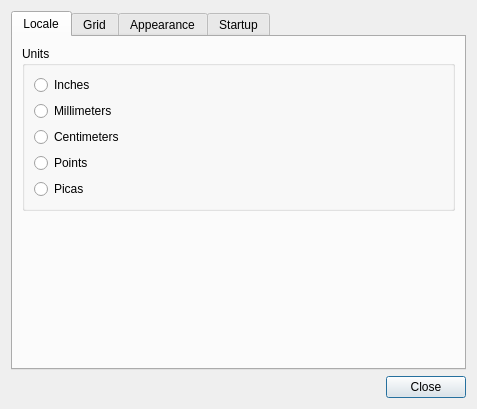
<?xml version="1.0" encoding="UTF-8"?>
<ui version="4.0">
 <class>PreferencesDialog</class>
 <widget class="QDialog" name="PreferencesDialog">
  <property name="geometry">
   <rect>
    <x>0</x>
    <y>0</y>
    <width>477</width>
    <height>409</height>
   </rect>
  </property>
  <property name="windowTitle">
   <string>gLabels - Preferences</string>
  </property>
  <layout class="QGridLayout" name="gridLayout">
   <item row="1" column="0">
    <widget class="QDialogButtonBox" name="buttonBox">
     <property name="orientation">
      <enum>Qt::Horizontal</enum>
     </property>
     <property name="standardButtons">
      <set>QDialogButtonBox::Close</set>
     </property>
    </widget>
   </item>
   <item row="0" column="0">
    <widget class="QTabWidget" name="tabWidget">
     <property name="currentIndex">
      <number>0</number>
     </property>
     <widget class="QWidget" name="tab">
      <attribute name="title">
       <string>Locale</string>
      </attribute>
      <layout class="QGridLayout" name="gridLayout_4">
       <item row="0" column="0">
        <widget class="QGroupBox" name="groupBox">
         <property name="title">
          <string>Units</string>
         </property>
         <layout class="QGridLayout" name="gridLayout_2">
          <item row="4" column="0">
           <widget class="QRadioButton" name="unitsPointsRadio">
            <property name="text">
             <string>Points</string>
            </property>
           </widget>
          </item>
          <item row="3" column="0">
           <widget class="QRadioButton" name="unitsCentimetersRadio">
            <property name="text">
             <string>Centimeters</string>
            </property>
           </widget>
          </item>
          <item row="2" column="0">
           <widget class="QRadioButton" name="unitsMillimetersRadio">
            <property name="text">
             <string>Millimeters</string>
            </property>
           </widget>
          </item>
          <item row="1" column="0">
           <widget class="QRadioButton" name="unitsInchesRadio">
            <property name="text">
             <string>Inches</string>
            </property>
           </widget>
          </item>
          <item row="5" column="0">
           <widget class="QRadioButton" name="unitsPicasRadio">
            <property name="text">
             <string>Picas</string>
            </property>
           </widget>
          </item>
         </layout>
        </widget>
       </item>
       <item row="1" column="0">
        <spacer name="verticalSpacer">
         <property name="orientation">
          <enum>Qt::Vertical</enum>
         </property>
         <property name="sizeHint" stdset="0">
          <size>
           <width>20</width>
           <height>0</height>
          </size>
         </property>
        </spacer>
       </item>
      </layout>
     </widget>
     <widget class="QWidget" name="tab_2">
      <attribute name="title">
       <string>Grid</string>
      </attribute>
      <layout class="QGridLayout" name="gridLayout_3">
       <item row="0" column="0">
        <layout class="QVBoxLayout" name="verticalLayout_2">
         <item>
          <widget class="QGroupBox" name="groupBox_2">
           <property name="title">
            <string>Origin</string>
           </property>
           <layout class="QVBoxLayout" name="verticalLayout">
            <item>
             <widget class="QRadioButton" name="gridOriginTlRadio">
              <property name="text">
               <string>Top left corner</string>
              </property>
             </widget>
            </item>
            <item>
             <widget class="QRadioButton" name="gridOriginCenterRadio">
              <property name="text">
               <string>Center</string>
              </property>
             </widget>
            </item>
           </layout>
          </widget>
         </item>
         <item>
          <layout class="QHBoxLayout" name="horizontalLayout">
           <item>
            <widget class="QLabel" name="label_3">
             <property name="text">
              <string>Spacing</string>
             </property>
            </widget>
           </item>
           <item>
            <widget class="QDoubleSpinBox" name="gridSpacingSpin"/>
           </item>
           <item>
            <widget class="QPushButton" name="gridSpacingResetButton">
             <property name="focusPolicy">
              <enum>Qt::NoFocus</enum>
             </property>
             <property name="text">
              <string>Reset</string>
             </property>
            </widget>
           </item>
           <item>
            <spacer name="horizontalSpacer">
             <property name="orientation">
              <enum>Qt::Horizontal</enum>
             </property>
             <property name="sizeHint" stdset="0">
              <size>
               <width>40</width>
               <height>20</height>
              </size>
             </property>
            </spacer>
           </item>
          </layout>
         </item>
         <item>
          <spacer name="verticalSpacer_2">
           <property name="orientation">
            <enum>Qt::Vertical</enum>
           </property>
           <property name="sizeHint" stdset="0">
            <size>
             <width>20</width>
             <height>40</height>
            </size>
           </property>
          </spacer>
         </item>
        </layout>
       </item>
      </layout>
     </widget>
     <widget class="QWidget" name="tab_3">
      <attribute name="title">
       <string>Appearance</string>
      </attribute>
      <layout class="QVBoxLayout" name="verticalLayout_3">
       <item>
        <widget class="QGroupBox" name="groupBox_3">
         <property name="title">
          <string>Color scheme</string>
         </property>
         <layout class="QVBoxLayout" name="verticalLayout_4">
          <item>
           <widget class="QRadioButton" name="appearanceLightRadio">
            <property name="toolTip">
             <string>Use a light appearance for user interface.</string>
            </property>
            <property name="text">
             <string>Light</string>
            </property>
           </widget>
          </item>
          <item>
           <widget class="QRadioButton" name="appearanceDarkRadio">
            <property name="toolTip">
             <string>Use a dark appearance for user interface.</string>
            </property>
            <property name="text">
             <string>Dark</string>
            </property>
           </widget>
          </item>
          <item>
           <widget class="QRadioButton" name="appearanceSystemRadio">
            <property name="toolTip">
             <string>Automatically adjust appearance based on system color scheme.</string>
            </property>
            <property name="statusTip">
             <string/>
            </property>
            <property name="text">
             <string>System</string>
            </property>
           </widget>
          </item>
         </layout>
        </widget>
       </item>
       <item>
        <spacer name="verticalSpacer_3">
         <property name="orientation">
          <enum>Qt::Vertical</enum>
         </property>
         <property name="sizeHint" stdset="0">
          <size>
           <width>20</width>
           <height>196</height>
          </size>
         </property>
        </spacer>
       </item>
      </layout>
     </widget>
     <widget class="QWidget" name="tab_4">
      <attribute name="title">
       <string>Startup</string>
      </attribute>
      <layout class="QVBoxLayout" name="verticalLayout_5">
       <item>
        <widget class="QGroupBox" name="groupBox_4">
         <property name="title">
          <string>Location</string>
         </property>
         <property name="checkable">
          <bool>false</bool>
         </property>
         <property name="checked">
          <bool>false</bool>
         </property>
         <layout class="QVBoxLayout" name="verticalLayout_6">
          <item>
           <layout class="QHBoxLayout" name="horizontalLayout_3">
            <item>
             <widget class="QRadioButton" name="startupParentRadio">
              <property name="toolTip">
               <string>Inherit current working directory from parent process.</string>
              </property>
              <property name="text">
               <string>Parent working directory</string>
              </property>
             </widget>
            </item>
           </layout>
          </item>
          <item>
           <widget class="QRadioButton" name="startupHomeRadio">
            <property name="toolTip">
             <string>Startup in user's home directory.</string>
            </property>
            <property name="text">
             <string>Home</string>
            </property>
           </widget>
          </item>
          <item>
           <widget class="QRadioButton" name="startupDocumentsRadio">
            <property name="toolTip">
             <string>Startup in user's docments directory.</string>
            </property>
            <property name="text">
             <string>Documents</string>
            </property>
           </widget>
          </item>
          <item>
           <layout class="QHBoxLayout" name="horizontalLayout_2">
            <item>
             <widget class="QRadioButton" name="startupOtherRadio">
              <property name="toolTip">
               <string>User defined startup directory.</string>
              </property>
              <property name="text">
               <string>Other:</string>
              </property>
             </widget>
            </item>
            <item>
             <widget class="QLineEdit" name="startupOtherLineEdit">
              <property name="enabled">
               <bool>false</bool>
              </property>
              <property name="toolTip">
               <string>User defined startup directory.</string>
              </property>
              <property name="readOnly">
               <bool>true</bool>
              </property>
             </widget>
            </item>
            <item>
             <widget class="QPushButton" name="startupOtherBrowseButton">
              <property name="enabled">
               <bool>false</bool>
              </property>
              <property name="toolTip">
               <string>User defined startup directory.</string>
              </property>
              <property name="text">
               <string>Browse...</string>
              </property>
             </widget>
            </item>
           </layout>
          </item>
         </layout>
        </widget>
       </item>
       <item>
        <spacer name="verticalSpacer_4">
         <property name="orientation">
          <enum>Qt::Vertical</enum>
         </property>
         <property name="sizeHint" stdset="0">
          <size>
           <width>20</width>
           <height>161</height>
          </size>
         </property>
        </spacer>
       </item>
      </layout>
     </widget>
    </widget>
   </item>
  </layout>
 </widget>
 <tabstops>
  <tabstop>tabWidget</tabstop>
  <tabstop>unitsInchesRadio</tabstop>
  <tabstop>unitsMillimetersRadio</tabstop>
  <tabstop>unitsCentimetersRadio</tabstop>
  <tabstop>unitsPointsRadio</tabstop>
  <tabstop>unitsPicasRadio</tabstop>
  <tabstop>gridOriginTlRadio</tabstop>
  <tabstop>gridOriginCenterRadio</tabstop>
  <tabstop>gridSpacingSpin</tabstop>
 </tabstops>
 <resources/>
 <connections>
  <connection>
   <sender>buttonBox</sender>
   <signal>clicked(QAbstractButton*)</signal>
   <receiver>PreferencesDialog</receiver>
   <slot>close()</slot>
   <hints>
    <hint type="sourcelabel">
     <x>293</x>
     <y>399</y>
    </hint>
    <hint type="destinationlabel">
     <x>298</x>
     <y>312</y>
    </hint>
   </hints>
  </connection>
  <connection>
   <sender>unitsPointsRadio</sender>
   <signal>clicked()</signal>
   <receiver>PreferencesDialog</receiver>
   <slot>onUnitsRadiosChanged()</slot>
   <hints>
    <hint type="sourcelabel">
     <x>270</x>
     <y>200</y>
    </hint>
    <hint type="destinationlabel">
     <x>298</x>
     <y>105</y>
    </hint>
   </hints>
  </connection>
  <connection>
   <sender>unitsInchesRadio</sender>
   <signal>clicked()</signal>
   <receiver>PreferencesDialog</receiver>
   <slot>onUnitsRadiosChanged()</slot>
   <hints>
    <hint type="sourcelabel">
     <x>270</x>
     <y>107</y>
    </hint>
    <hint type="destinationlabel">
     <x>298</x>
     <y>139</y>
    </hint>
   </hints>
  </connection>
  <connection>
   <sender>unitsMillimetersRadio</sender>
   <signal>clicked()</signal>
   <receiver>PreferencesDialog</receiver>
   <slot>onUnitsRadiosChanged()</slot>
   <hints>
    <hint type="sourcelabel">
     <x>270</x>
     <y>138</y>
    </hint>
    <hint type="destinationlabel">
     <x>298</x>
     <y>172</y>
    </hint>
   </hints>
  </connection>
  <connection>
   <sender>unitsCentimetersRadio</sender>
   <signal>clicked(bool)</signal>
   <receiver>PreferencesDialog</receiver>
   <slot>onUnitsRadiosChanged()</slot>
   <hints>
    <hint type="sourcelabel">
     <x>270</x>
     <y>169</y>
    </hint>
    <hint type="destinationlabel">
     <x>295</x>
     <y>164</y>
    </hint>
   </hints>
  </connection>
  <connection>
   <sender>unitsPicasRadio</sender>
   <signal>clicked()</signal>
   <receiver>PreferencesDialog</receiver>
   <slot>onUnitsRadiosChanged()</slot>
   <hints>
    <hint type="sourcelabel">
     <x>270</x>
     <y>231</y>
    </hint>
    <hint type="destinationlabel">
     <x>295</x>
     <y>215</y>
    </hint>
   </hints>
  </connection>
  <connection>
   <sender>gridSpacingSpin</sender>
   <signal>valueChanged(double)</signal>
   <receiver>PreferencesDialog</receiver>
   <slot>onGridSpacingSpinChanged()</slot>
   <hints>
    <hint type="sourcelabel">
     <x>119</x>
     <y>78</y>
    </hint>
    <hint type="destinationlabel">
     <x>7</x>
     <y>240</y>
    </hint>
   </hints>
  </connection>
  <connection>
   <sender>gridOriginTlRadio</sender>
   <signal>toggled(bool)</signal>
   <receiver>PreferencesDialog</receiver>
   <slot>onGridOriginRadiosChanged()</slot>
   <hints>
    <hint type="sourcelabel">
     <x>119</x>
     <y>78</y>
    </hint>
    <hint type="destinationlabel">
     <x>311</x>
     <y>36</y>
    </hint>
   </hints>
  </connection>
  <connection>
   <sender>gridOriginCenterRadio</sender>
   <signal>toggled(bool)</signal>
   <receiver>PreferencesDialog</receiver>
   <slot>onGridOriginRadiosChanged()</slot>
   <hints>
    <hint type="sourcelabel">
     <x>119</x>
     <y>78</y>
    </hint>
    <hint type="destinationlabel">
     <x>318</x>
     <y>235</y>
    </hint>
   </hints>
  </connection>
  <connection>
   <sender>gridSpacingResetButton</sender>
   <signal>clicked()</signal>
   <receiver>PreferencesDialog</receiver>
   <slot>onGridSpacingResetButtonClicked()</slot>
   <hints>
    <hint type="sourcelabel">
     <x>119</x>
     <y>78</y>
    </hint>
    <hint type="destinationlabel">
     <x>313</x>
     <y>267</y>
    </hint>
   </hints>
  </connection>
  <connection>
   <sender>appearanceLightRadio</sender>
   <signal>toggled(bool)</signal>
   <receiver>PreferencesDialog</receiver>
   <slot>onAppearanceModeRadiosChanged()</slot>
   <hints>
    <hint type="sourcelabel">
     <x>108</x>
     <y>78</y>
    </hint>
    <hint type="destinationlabel">
     <x>298</x>
     <y>89</y>
    </hint>
   </hints>
  </connection>
  <connection>
   <sender>appearanceDarkRadio</sender>
   <signal>toggled(bool)</signal>
   <receiver>PreferencesDialog</receiver>
   <slot>onAppearanceModeRadiosChanged()</slot>
   <hints>
    <hint type="sourcelabel">
     <x>119</x>
     <y>78</y>
    </hint>
    <hint type="destinationlabel">
     <x>295</x>
     <y>134</y>
    </hint>
   </hints>
  </connection>
  <connection>
   <sender>appearanceSystemRadio</sender>
   <signal>toggled(bool)</signal>
   <receiver>PreferencesDialog</receiver>
   <slot>onAppearanceModeRadiosChanged()</slot>
   <hints>
    <hint type="sourcelabel">
     <x>87</x>
     <y>78</y>
    </hint>
    <hint type="destinationlabel">
     <x>4</x>
     <y>162</y>
    </hint>
   </hints>
  </connection>
  <connection>
   <sender>startupHomeRadio</sender>
   <signal>clicked()</signal>
   <receiver>PreferencesDialog</receiver>
   <slot>onStartupLocationRadiosChanged()</slot>
   <hints>
    <hint type="sourcelabel">
     <x>219</x>
     <y>135</y>
    </hint>
    <hint type="destinationlabel">
     <x>331</x>
     <y>53</y>
    </hint>
   </hints>
  </connection>
  <connection>
   <sender>startupDocumentsRadio</sender>
   <signal>clicked()</signal>
   <receiver>PreferencesDialog</receiver>
   <slot>onStartupLocationRadiosChanged()</slot>
   <hints>
    <hint type="sourcelabel">
     <x>180</x>
     <y>166</y>
    </hint>
    <hint type="destinationlabel">
     <x>328</x>
     <y>122</y>
    </hint>
   </hints>
  </connection>
  <connection>
   <sender>startupOtherRadio</sender>
   <signal>clicked()</signal>
   <receiver>PreferencesDialog</receiver>
   <slot>onStartupLocationRadiosChanged()</slot>
   <hints>
    <hint type="sourcelabel">
     <x>46</x>
     <y>194</y>
    </hint>
    <hint type="destinationlabel">
     <x>331</x>
     <y>198</y>
    </hint>
   </hints>
  </connection>
  <connection>
   <sender>startupOtherRadio</sender>
   <signal>toggled(bool)</signal>
   <receiver>startupOtherLineEdit</receiver>
   <slot>setEnabled(bool)</slot>
   <hints>
    <hint type="sourcelabel">
     <x>46</x>
     <y>194</y>
    </hint>
    <hint type="destinationlabel">
     <x>193</x>
     <y>200</y>
    </hint>
   </hints>
  </connection>
  <connection>
   <sender>startupOtherRadio</sender>
   <signal>toggled(bool)</signal>
   <receiver>startupOtherBrowseButton</receiver>
   <slot>setEnabled(bool)</slot>
   <hints>
    <hint type="sourcelabel">
     <x>46</x>
     <y>194</y>
    </hint>
    <hint type="destinationlabel">
     <x>298</x>
     <y>200</y>
    </hint>
   </hints>
  </connection>
  <connection>
   <sender>startupParentRadio</sender>
   <signal>clicked()</signal>
   <receiver>PreferencesDialog</receiver>
   <slot>onStartupLocationRadiosChanged()</slot>
   <hints>
    <hint type="sourcelabel">
     <x>40</x>
     <y>88</y>
    </hint>
    <hint type="destinationlabel">
     <x>-1</x>
     <y>90</y>
    </hint>
   </hints>
  </connection>
  <connection>
   <sender>startupOtherBrowseButton</sender>
   <signal>clicked()</signal>
   <receiver>PreferencesDialog</receiver>
   <slot>onStartupOtherBrowseButtonClicked()</slot>
   <hints>
    <hint type="sourcelabel">
     <x>271</x>
     <y>181</y>
    </hint>
    <hint type="destinationlabel">
     <x>330</x>
     <y>252</y>
    </hint>
   </hints>
  </connection>
 </connections>
 <slots>
  <slot>onUnitsRadiosChanged()</slot>
  <slot>onGridSpacingSpinChanged()</slot>
  <slot>onGridOriginRadiosChanged()</slot>
  <slot>onGridSpacingResetButtonClicked()</slot>
  <slot>onAppearanceModeRadiosChanged()</slot>
  <slot>onStartupLocationRadiosChanged()</slot>
  <slot>onStartupOtherBrowseButtonClicked()</slot>
 </slots>
</ui>
